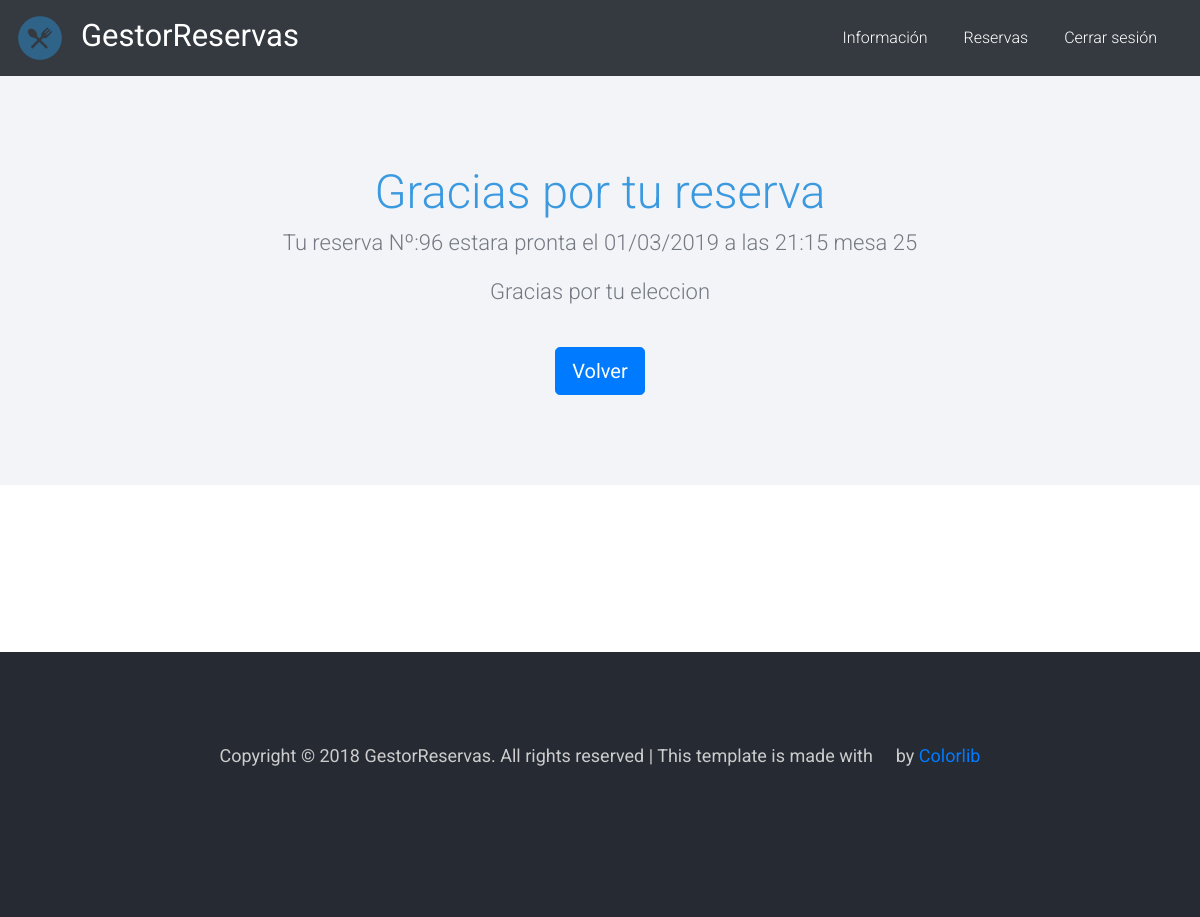
The app's page /listado/final/ (signed in), older data.
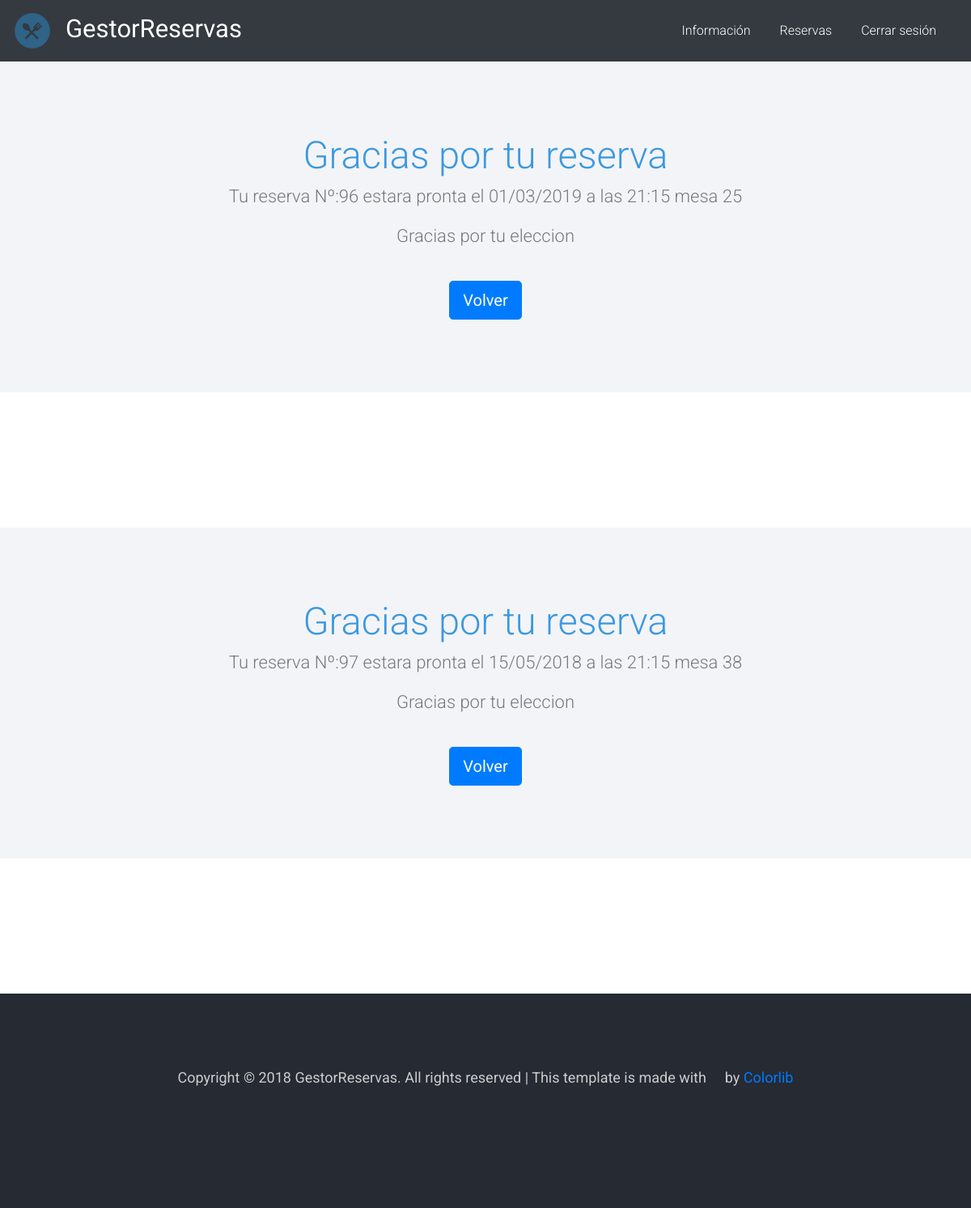
The same page, newer data.
### listado/models.py (models this page shows, shortened)
class Reserva(models.Model):
    User= models.ForeignKey(User, on_delete=models.CASCADE, blank=True, null=True)
    restaurante = models.ForeignKey(restaurante, on_delete=models.CASCADE, blank=True, null=True)
    nombre = models.CharField(max_length=100)
    apellido = models.CharField(max_length=100)
    telefono = models.IntegerField(default=1)
    email = models.EmailField(max_length=100)
    personas = models.IntegerField(default=1)
    dia = models.CharField(max_length=100)
    hora = models.CharField(max_length=100)
    mesa= models.IntegerField(null=True)
    class Meta:
      get_latest_by = 'mesa'

### listado/views.py (the view)
# urls.py: path( 'final/', reservasView.as_view(), name='final'),
class reservasView(ListView):
    model= Reserva
    template_name = 'listado/final.html'
    context_object_name = 'reservas'
    def get_queryset(self):
        return Reserva.objects.filter(User=self.request.user)

### listado/templates/listado/final.html (shortened to what this page needs)
{% extends 'home/base.html' %}
{% load static %}
{% block content %}
{% if reservas %}
{% for reserva in reservas %}
 <section class="main-block light-bg">
    <div class="container">
        <div class="row">
            <div class="col-md-12">
              <div class="add-listing-wrap">
                    <h2>Gracias por tu reserva</h2>
                  <p>Tu reserva Nº:{{reserva.pk}} estara pronta el {{reserva.dia}} a las {{reserva.hora}} mesa {{reserva.mesa}} </p>
                  <p>Gracias por tu eleccion </p>
                </div>
            </div>
        </div>
        <div class="row justify-content-center">
            <div class="col-md-4">
                <div class="featured-btn-wrap">
                    <a href="{% url 'index' %}" class="btn btn-primary btn-lg">Volver</a>
                </div>
            </div>
        </div>
    </div>
</section>
<div>
    <pre>
   </pre>
    </div>
{% endfor %}
{% endif %}
{% endblock %}

### home/templates/home/base.html (shortened to what this page needs)
{% load static %}
<!DOCTYPE html>
<html lang="en">
<head>
    <link rel="stylesheet" href="{% static 'css/bootstrap.min.css' %}">
    <link rel="stylesheet" href="{% static 'css/simple-line-icons.css' %}">
    <link rel="stylesheet" href="{% static 'css/themify-icons.css' %}">
    <link rel="stylesheet" href="{% static 'css/set1.css' %}">
    <link rel="stylesheet" href="{% static 'css/style.css' %}">
</head>
<body>
    <div class="bg-dark sticky-top">
            <div class="container-fluid text-center">
                <div class="row">
                    <div class="col-md-12">
                        <nav class="navbar navbar-expand-lg navbar-light">
                                {% url 'index' as the_url %}
                                {% if the_url %}
                                    <a class="navbar-brand" href="{{ the_url }}">
                                {% endif %}
                                <img src="{% static 'images/favicon.png' %}" width="50" height="50" class="d-inline-block aling-top mr-3" alt="">GestorReservas</a>
                            <div class="collapse navbar-collapse justify-content-end" id="navbarNavDropdown">
                                <ul class="navbar-nav">
                                    <li class="nav-item active">
                                        {% url 'informacion' as the_url %}
                                        {% if the_url %}
                                            <a class="nav-link" href="{{ the_url }}">Información</a>
                                        {% endif %}
                                    </li>
                                    {% if user.is_authenticated %}
                                    <li class="nav-item active">
                                            {% url 'reservas' as the_url %}
                                            {% if the_url %}
                                                <a class="nav-link" href="{{ the_url }}">Reservas</a>
                                            {% endif %}
                                    </li>
                                    <li class="nav-item active">
                                            {% url 'logout' as the_url %}
                                            {% if the_url %}
                                                <a class="nav-link" href="{{ the_url }}">Cerrar sesión</a>
                                            {% endif %}
                                    </li>
                            {% endif %}
                        </nav>
                    </div>
                </div>
            </div>
    </div>
    {% block content %} {% endblock %}
    <footer class="main-block dark-bg">
        <div class="container">
            <div class="row">
                <div class="col-md-12">
                    <div class="copyright">
                        <p>Copyright &copy; 2018 GestorReservas. All rights reserved | This template is made with <i class="ti-heart" aria-hidden="true"></i> by <a href="https://colorlib.com" target="_blank">Colorlib</a></p>
                        <ul>
                            <li><a href="#"><span class="ti-facebook"></span></a></li>
                            <li><a href="#"><span class="ti-twitter-alt"></span></a></li>
                            <li><a href="#"><span class="ti-instagram"></span></a></li>
                        </ul>
                    </div>
                </div>
            </div>
        </div>
    </footer>
</body>
</html>

### gestor/static/css/style.css (style rules this page uses)
body { font-family: 'Roboto', sans-serif; }
h2 { font-size: 47px; }
p { font-size: 15px; }
.main-block { padding: 90px 0; }
.light-bg { background: #f3f4f7; }
.dark-bg { background: #252a33; }
.navbar { padding: .5rem 0; }
.navbar-brand { font-size: 31px; }
.navbar-light .navbar-brand { color: #fff; }
.navbar-light .navbar-nav .active > .nav-link { color: #fff; }
.navbar-light .navbar-nav .nav-link { font-size: 16px; font-weight: 300; color: #fff; }
.nav-item { margin: 0 20px 0 0; }
.featured-btn-wrap { text-align: center; }
@media (max-width: 1200px) { .featured-btn-wrap { margin: 3px 0 0; } }
.add-listing-wrap { text-align: center; margin: 0 0 36px; }
.add-listing-wrap h2 { font-weight: 300; color: #3b99e0; }
.add-listing-wrap p { font-size: 22px; font-weight: 300; color: #737882; }
footer { position: relative; }
.copyright { text-align: center; }
.copyright p { font-size: 18px; font-weight: 400; color: #ccc; margin: 0; }
.copyright ul { margin: 25px 0 0; padding: 0; }
.copyright ul li { list-style: none; display: inline-block; }
.copyright ul li a { color: #ccc; font-size: 22px; padding: 0 10px; opacity: 0.6; -webkit-transition: 0.3s; -o-transition: 0.3s; transition: 0.3s; }

Row changes from the older to the newer data that the page shows:
added Reserva: pk "97", dia "15/05/2018", hora "21:15", mesa "38"
